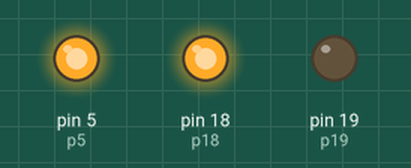
The program below on a simulated MicroPython board. Parts: output pins drawn as LEDs (lit = HIGH).

Above: at 0.5 s.
At 1.5 s:
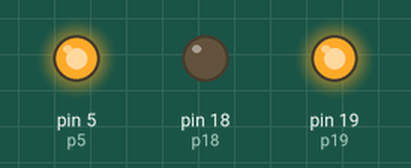
At 5.5 s:
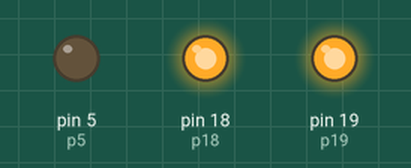
Timing chart, 0 to 6.9 s (numbered marks = the images above):
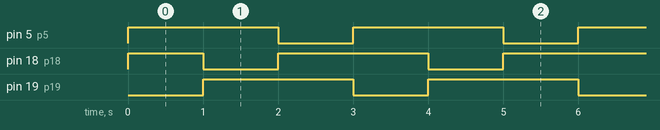

Measured:
- by itself, pin 5 (p5), pin 19 (p19): alternates HIGH for 2.0 s and LOW for 1.0 s
- by itself, pin 18 (p18): repeats every 3.0 s: LOW 1.0 s, HIGH 2.0 s
- by itself, everything shown: repeats every 3.0 s, in 3 steps

The program:

main.py
```python
from machine import Pin
import time

p19 = Pin(19, Pin.OUT)
p18 = Pin(18, Pin.OUT)
p5 = Pin(5, Pin.OUT)

# One pin is 0 and the two others are 1
while True:
    p19.value(0)
    p18.value(1)
    p5.value(1)
    time.sleep(1)
    p19.value(1)
    p18.value(0)
    p5.value(1)
    time.sleep(1)
    p19.value(1)
    p18.value(1)
    p5.value(0)
    time.sleep(1)
```
